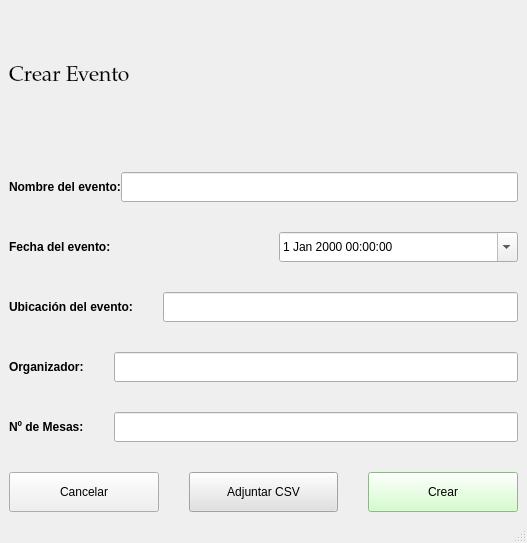
<?xml version="1.0" encoding="UTF-8"?>
<ui version="4.0">
 <class>MainWindow</class>
 <widget class="QMainWindow" name="MainWindow">
  <property name="geometry">
   <rect>
    <x>0</x>
    <y>0</y>
    <width>527</width>
    <height>543</height>
   </rect>
  </property>
  <property name="windowTitle">
   <string>MainWindow</string>
  </property>
  <property name="autoFillBackground">
   <bool>false</bool>
  </property>
  <widget class="QWidget" name="centralwidget">
   <layout class="QVBoxLayout" name="verticalLayout" stretch="0,0,0,0,0,0,0">
    <property name="spacing">
     <number>30</number>
    </property>
    <item>
     <widget class="QLabel" name="lblCrearEvento">
      <property name="font">
       <font>
        <family>Palatino Linotype</family>
        <pointsize>16</pointsize>
       </font>
      </property>
      <property name="text">
       <string>Crear Evento</string>
      </property>
     </widget>
    </item>
    <item>
     <layout class="QHBoxLayout" name="horizontalLayout">
      <property name="spacing">
       <number>0</number>
      </property>
      <item>
       <widget class="QLabel" name="label_2">
        <property name="maximumSize">
         <size>
          <width>16777215</width>
          <height>30</height>
         </size>
        </property>
        <property name="font">
         <font>
          <weight>75</weight>
          <bold>true</bold>
         </font>
        </property>
        <property name="text">
         <string>Nombre del evento:</string>
        </property>
       </widget>
      </item>
      <item>
       <widget class="QLineEdit" name="lneNombreEvento">
        <property name="minimumSize">
         <size>
          <width>0</width>
          <height>30</height>
         </size>
        </property>
       </widget>
      </item>
     </layout>
    </item>
    <item>
     <layout class="QHBoxLayout" name="horizontalLayout_2">
      <item>
       <widget class="QLabel" name="label_3">
        <property name="font">
         <font>
          <weight>75</weight>
          <bold>true</bold>
         </font>
        </property>
        <property name="text">
         <string>Fecha del evento:</string>
        </property>
       </widget>
      </item>
      <item>
       <widget class="QDateTimeEdit" name="dateFechaEvento">
        <property name="maximumSize">
         <size>
          <width>16777215</width>
          <height>30</height>
         </size>
        </property>
        <property name="locale">
         <locale language="English" country="UnitedStates"/>
        </property>
        <property name="calendarPopup">
         <bool>true</bool>
        </property>
       </widget>
      </item>
     </layout>
    </item>
    <item>
     <layout class="QHBoxLayout" name="horizontalLayout_3">
      <item>
       <widget class="QLabel" name="label_4">
        <property name="maximumSize">
         <size>
          <width>16777215</width>
          <height>30</height>
         </size>
        </property>
        <property name="font">
         <font>
          <weight>75</weight>
          <bold>true</bold>
         </font>
        </property>
        <property name="text">
         <string>Ubicación del evento:</string>
        </property>
       </widget>
      </item>
      <item>
       <widget class="QLineEdit" name="lneUbicacion">
        <property name="minimumSize">
         <size>
          <width>0</width>
          <height>30</height>
         </size>
        </property>
       </widget>
      </item>
     </layout>
    </item>
    <item>
     <layout class="QHBoxLayout" name="horizontalLayout_4">
      <item>
       <widget class="QLabel" name="label">
        <property name="maximumSize">
         <size>
          <width>16777215</width>
          <height>30</height>
         </size>
        </property>
        <property name="font">
         <font>
          <weight>75</weight>
          <bold>true</bold>
         </font>
        </property>
        <property name="text">
         <string>Organizador:</string>
        </property>
       </widget>
      </item>
      <item>
       <widget class="QLineEdit" name="lneOrganizador">
        <property name="minimumSize">
         <size>
          <width>0</width>
          <height>30</height>
         </size>
        </property>
       </widget>
      </item>
     </layout>
    </item>
    <item>
     <layout class="QHBoxLayout" name="horizontalLayout_5">
      <item>
       <widget class="QLabel" name="label_5">
        <property name="maximumSize">
         <size>
          <width>16777215</width>
          <height>30</height>
         </size>
        </property>
        <property name="font">
         <font>
          <weight>75</weight>
          <bold>true</bold>
         </font>
        </property>
        <property name="text">
         <string>Nº de Mesas:</string>
        </property>
       </widget>
      </item>
      <item>
       <widget class="QLineEdit" name="lneNumMesas">
        <property name="minimumSize">
         <size>
          <width>0</width>
          <height>30</height>
         </size>
        </property>
       </widget>
      </item>
     </layout>
    </item>
    <item>
     <layout class="QHBoxLayout" name="horizontalLayout_6">
      <property name="spacing">
       <number>30</number>
      </property>
      <item>
       <widget class="QPushButton" name="btnCancelar">
        <property name="minimumSize">
         <size>
          <width>0</width>
          <height>40</height>
         </size>
        </property>
        <property name="text">
         <string>Cancelar</string>
        </property>
       </widget>
      </item>
      <item>
       <widget class="QPushButton" name="btnAdjuntarCSV">
        <property name="minimumSize">
         <size>
          <width>0</width>
          <height>40</height>
         </size>
        </property>
        <property name="styleSheet">
         <string notr="true">QWidget {
	background-color: rgb(225, 225, 225); /* Se toma el color del segundo bloque (btnActualizarCSVCrear) */
}</string>
        </property>
        <property name="text">
         <string>Adjuntar CSV</string>
        </property>
       </widget>
      </item>
      <item>
       <widget class="QPushButton" name="btnCrearEvento">
        <property name="minimumSize">
         <size>
          <width>0</width>
          <height>40</height>
         </size>
        </property>
        <property name="styleSheet">
         <string notr="true">QWidget {
	background-color: rgb(200, 255, 190); /* Se toma el color del segundo bloque (btnCrear) */
}</string>
        </property>
        <property name="text">
         <string>Crear</string>
        </property>
       </widget>
      </item>
     </layout>
    </item>
   </layout>
  </widget>
  <widget class="QMenuBar" name="menubar">
   <property name="geometry">
    <rect>
     <x>0</x>
     <y>0</y>
     <width>527</width>
     <height>21</height>
    </rect>
   </property>
  </widget>
  <widget class="QStatusBar" name="statusbar"/>
 </widget>
 <resources/>
 <connections/>
</ui>
